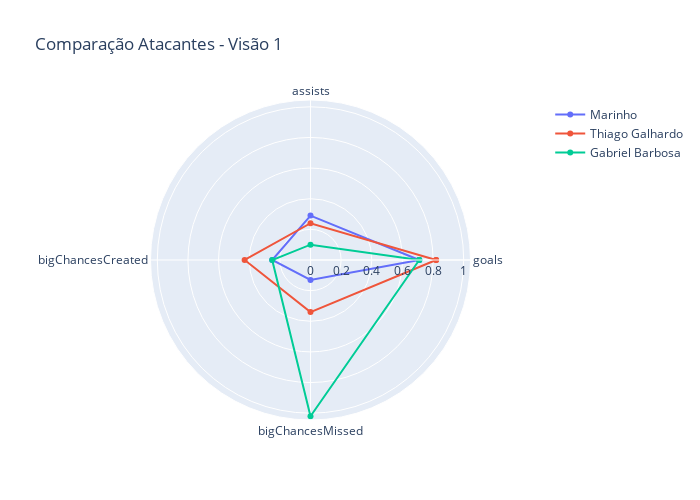

Write notebook code for a chart like this one.
### Code cell
categories = labelsat1[1:]
categories = [*categories, categories[0]]

players = df_at_vw1.values.tolist()

player_1 = players[0][1:]
player_1 = [*player_1, player_1[0]]
player_2 = players[1][1:]
player_2 = [*player_2, player_2[0]]
player_3 = players[2][1:]
player_3 = [*player_3, player_3[0]]

fig = go.Figure(
    data = [ go.Scatterpolar(r=player_1, theta = categories, name = players[0][0]),
             go.Scatterpolar(r=player_2, theta = categories, name = players[1][0]),
             go.Scatterpolar(r=player_3, theta = categories, name = players[2][0])],
    layout = go.Layout(
    autosize = False,
    width = 700,
    height = 500,
    title=go.layout.Title(text = 'Comparação Atacantes - Visão 1'),
    polar = {'radialaxis':{'visible':True}},
    showlegend = True)
)

pyo.iplot(fig)

### Figure 1 — Plotly figure (JSON) as saved in the notebook; plotly's stock layout.template omitted (floating-point values rounded to 4 significant figures)
{"data": [{"name": "Marinho", "r": [0.71, 0.29, 0.25, 0.13, 0.71], "theta": ["goals", "assists", "bigChancesCreated", "bigChancesMissed", "goals"], "type": "scatterpolar"}, {"name": "Thiago Galhardo", "r": [0.82, 0.24, 0.43, 0.34, 0.82], "theta": ["goals", "assists", "bigChancesCreated", "bigChancesMissed", "goals"], "type": "scatterpolar"}, {"name": "Gabriel Barbosa", "r": [0.71, 0.1, 0.25, 1.02, 0.71], "theta": ["goals", "assists", "bigChancesCreated", "bigChancesMissed", "goals"], "type": "scatterpolar"}], "layout": {"autosize": false, "height": 500, "polar": {"radialaxis": {"visible": true}}, "showlegend": true, "title": {"text": "Comparação Atacantes - Visão 1"}, "width": 700}}
